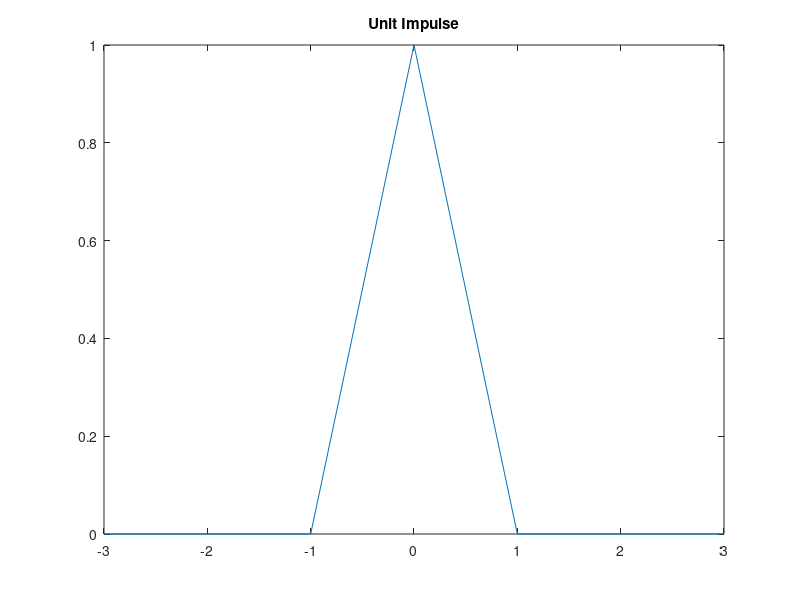
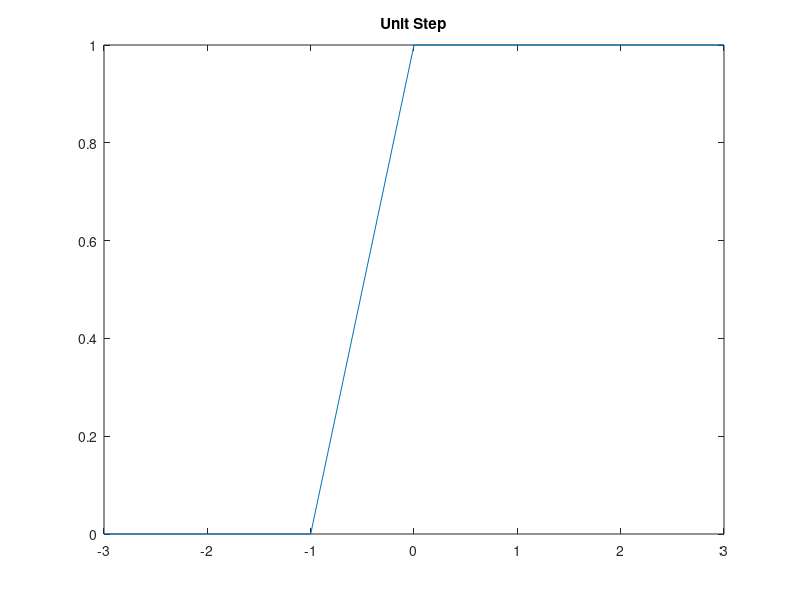
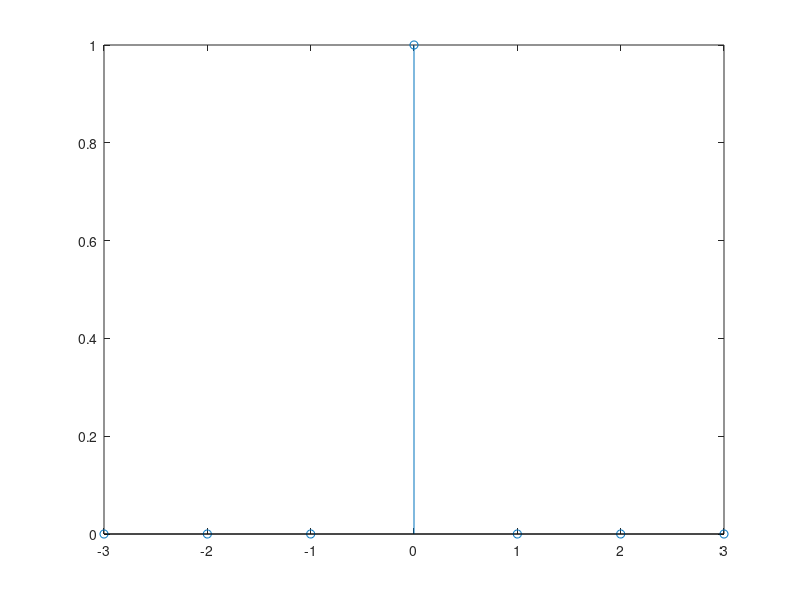
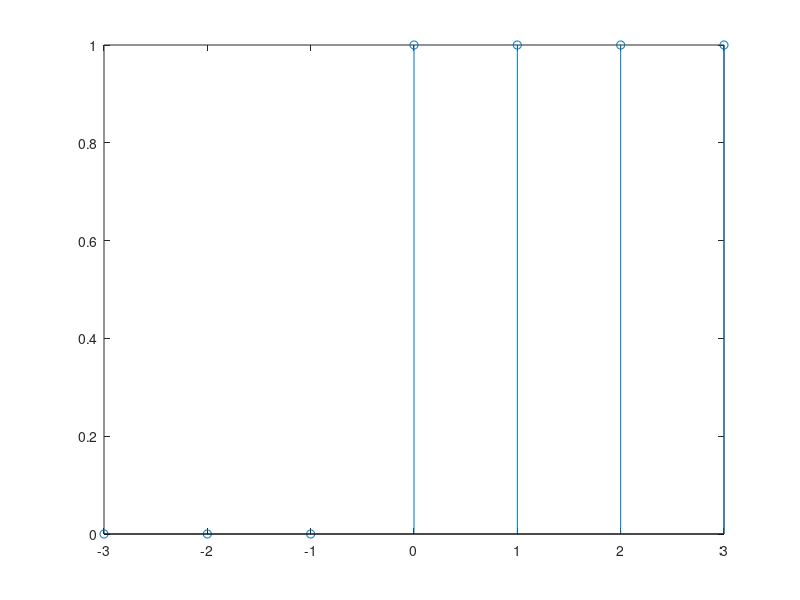

These figures' MATLAB source, in order:
t=[-3 -2 -1 0 1 2 3];
i=[0 0 0 1 0 0 0];
s=[0 0 0 1 1 1 1];
plot(t,i);
title('Unit Impulse');
figure,plot(t,s);
title('Unit Step');
figure,stem(t,i);
figure,stem(t,s);